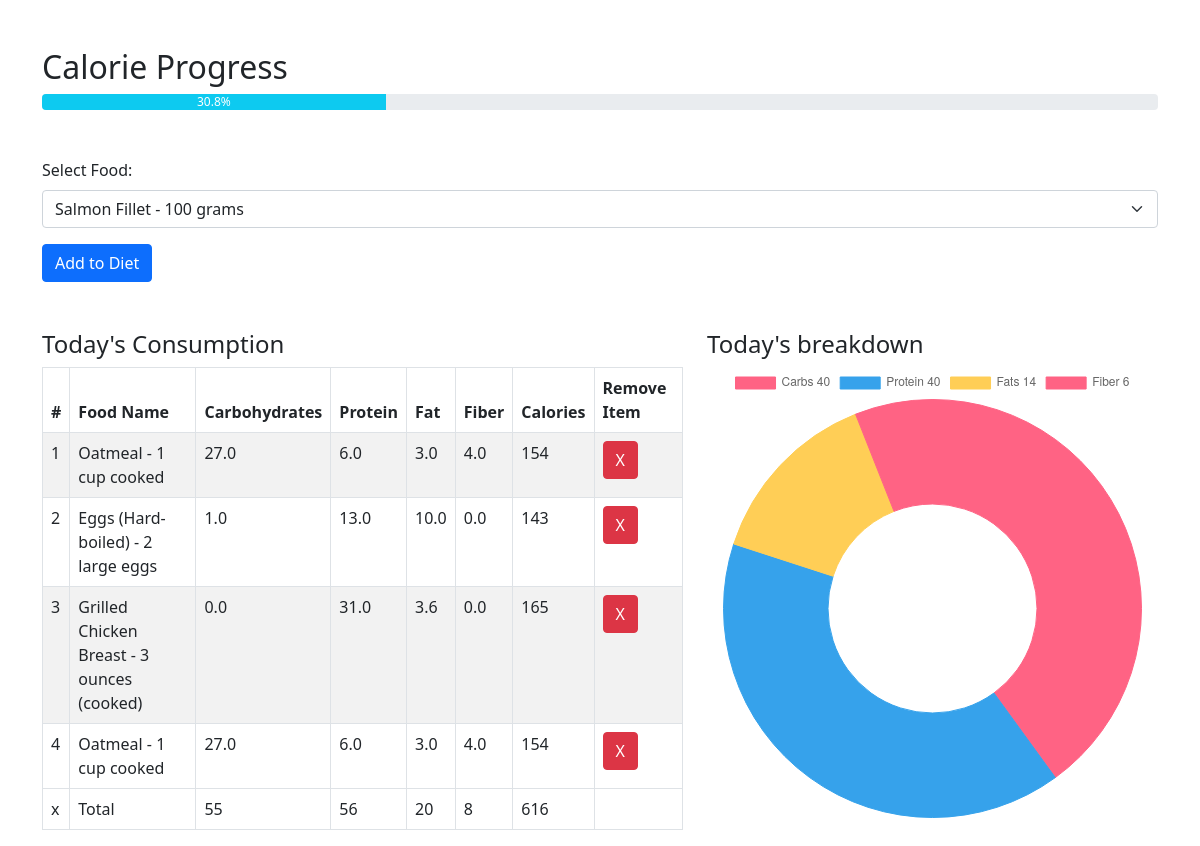
The app's page / (signed in) with its own data.
### counter/models.py (models this page shows, shortened)
class Consume(models.Model):
    food = models.ForeignKey(Food, on_delete=models.SET(f'deleted food'))
    user = models.ForeignKey(User, on_delete=models.SET(f'deleted user'))
    consumed_at = models.DateTimeField(default=timezone.now)

class Food(models.Model):
    name = models.CharField(max_length=200)
    carbohydrates = models.FloatField()
    protein = models.FloatField()
    fat = models.FloatField()
    fiber = models.FloatField()
    calories = models.IntegerField()

### counter/views.py (the view, shortened to what this page needs)
# urls.py: path('', counter_views.index, name='index'),
def index(request):
    foods = Food.objects.all()
    try:
        user = request.user
        consumed_foods = Consume.objects.filter(user=user)
    except:
        consumed_foods = {}
    context = {
        "foods" : foods,
        "consumed_foods": consumed_foods
    }
    return render(request, 'counter/index.html', context=context)

### counter/templates/counter/index.html (shortened to what this page needs)
{% extends "counter/base.html" %}
{% block body %}
<div class="container mt-5">
  <h2>Calorie Progress</h2>
  <div class="progress" role="progressbar" aria-valuenow="0" aria-valuemin="0" aria-valuemax="100">
    <div id="progress-bar" class="" style="width: 0%;">
    </div>
  </div>
</div>
<div class="container mt-5">
  <form method="post" id="dietForm">
    <div class="mb-3">
      <label for="food_consumed" class="form-label">Select Food:</label>
      <select class="form-select" name="food_consumed" id="food_consumed">
        {% for food in foods %}
          <option value="{{ food.pk }}">{{ food.name }}</option>
        {% endfor %}
      </select>
    </div>
    <button type="submit" class="btn btn-primary">Add to Diet</button>
  </form>
</div>
<div class="container mt-5">
  <div class="row">
    <div class="col-md-7">
      <h4> Today's Consumption</h4>
      <div class="table-responsive overflow-auto">
        <table id="food-table" class="table table-bordered table-striped table-hover">
        <thead>
          <tr>
          <th>#</th>
          <th>Food Name</th>
          <th>Carbohydrates</th>
          <th>Protein</th>
          <th>Fat</th>
          <th>Fiber</th>
          <th>Calories</th>
          <th>Remove Item</th>
        </tr>
      </thead>
      <tbody>
        {% for consumed_food in consumed_foods %}
          <tr>
            <td>{{ forloop.counter }}</td>
            <td>{{ consumed_food.food.name }}</td>
            <td>{{ consumed_food.food.carbohydrates }}</td>
            <td>{{ consumed_food.food.protein }}</td>
            <td>{{ consumed_food.food.fat }}</td>
            <td>{{ consumed_food.food.fiber }}</td>
            <td>{{ consumed_food.food.calories }}</td>
            <td><a class="btn btn-danger" href="{% url 'delete' consumed_food.id %}">X</a></td>
          </tr>
          {% endfor %}
          <tfoot>
            <tr>
              <td>x</td>
              <td id="total">Total</td>
              <td id="total-carbohydrates"></td>
              <td id="total-protein"></td>
              <td id="total-fat"></td>
              <td id="total-fiber"></td>
              <td id="total-calories"></td>
              <td> </td>
            </tr>
          </tfoot>
        </tbody>
      </table>
    </div>
  </div>
  <div class="col-md-5">
    <div class="">
      <h4>Today's breakdown</h4>
    </div>
    <div class="col-md-12">
      <canvas id="myChart" width="400" height="400"></canvas>
    </div>
  </div>
</div>
</div>
<script>
  var table = document.getElementById('food-table');
  var carbohydrates = 0, protein = 0, fat = 0, fiber = 0, calories = 0;
  for (var i=1; i<table.rows.length-1; i++) {
    carbohydrates += parseFloat(table.rows[i].cells[2].innerText);
    protein += parseFloat(table.rows[i].cells[3].innerText);
    fat += parseFloat(table.rows[i].cells[4].innerText);
    fiber += parseFloat(table.rows[i].cells[5].innerText);
    calories += parseFloat(table.rows[i].cells[6].innerText);
  }
  document.getElementById('total-carbohydrates').innerText = Math.round(carbohydrates);
  document.getElementById('total-protein').innerText = Math.round(protein);
  document.getElementById('total-fat').innerText = Math.round(fat);
  document.getElementById('total-fiber').innerText = Math.round(fiber);
  document.getElementById('total-calories').innerText = Math.round(calories);
  var caloriesPercentage = calories * 100 / 2000;
  progressBar = document.getElementById('progress-bar');
  if (caloriesPercentage <= 20) {
    progressBar.setAttribute("class", "progress-bar bg-danger");
  } else if (caloriesPercentage <= 80) {
    progressBar.setAttribute("class", "progress-bar bg-info");
  } else {
    progressBar.setAttribute("class", "progress-bar bg-success");
  }
  progressBar.setAttribute("style", `width: ${caloriesPercentage}%`);
  progressBar.innerText = `${caloriesPercentage}%`;
  progressBar.setAttribute("aria-valuenow", calories);
  var total  = carbohydrates + protein + fat + fiber;
  var carbsP = Math.round((carbohydrates/total)*100);
  var protienP = Math.round((protein/total)*100);
  var fatsP = Math.round((fat/total)*100);
  var fiberP = Math.round((fiber/total)*100);
  var ctx = document.getElementById('myChart').getContext('2d');
    var myChart = new Chart(ctx, {
    type: 'doughnut',
    data: {
        labels: [`Carbs ${carbsP}`, `Protein ${protienP}`, `Fats ${fatsP}`, `Fiber ${fiberP}`],
        datasets: [{
            label: '# of Votes',
            data: [carbsP, protienP, fatsP, fiberP],
            backgroundColor: [
                'rgba(255, 99, 132, 1)',
                'rgba(54, 162, 235, 1)',
                'rgba(255, 206, 86, 1)',
            ],
            borderColor: [
                'rgba(255, 99, 132, 1)',
                'rgba(54, 162, 235, 1)',
                'rgba(255, 206, 86, 1)',
            ],
            borderWidth: 1
        }]
    },
});
</script>
{% endblock %}

### counter/templates/counter/base.html (shortened to what this page needs)
<!DOCTYPE html>
<html lang="en">
<head>
    <link href="https://cdn.jsdelivr.net/npm/bootstrap@5.1.0/dist/css/bootstrap.min.css" rel="stylesheet">
</head>
<body>
    {% block body %}
    {% endblock %}
</body>
</html>

### records on screen
Consume: food.name "Oatmeal - 1 cup cooked", food.carbohydrates "27.0", food.protein "6.0", food.fat "3.0", food.fiber "4.0", food.calories "154"
Consume: food.name "Eggs (Hard-boiled) - 2 large eggs", food.carbohydrates "1.0", food.protein "13.0", food.fat "10.0", food.fiber "0.0", food.calories "143"
Consume: food.name "Grilled Chicken Breast - 3 ounces (cooked)", food.carbohydrates "0.0", food.protein "31.0", food.fat "3.6", food.fiber "0.0", food.calories "165"
Consume: food.name "Oatmeal - 1 cup cooked", food.carbohydrates "27.0", food.protein "6.0", food.fat "3.0", food.fiber "4.0", food.calories "154"

### other values on screen
form field food_consumed "Salmon Fillet - 100 grams"
